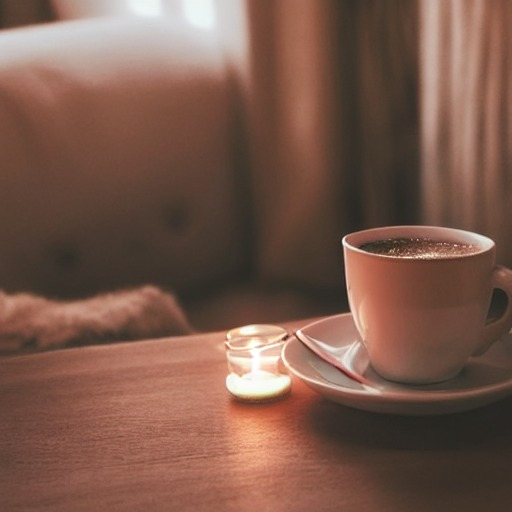
#> input picture generated_images/h1.jpg, 512 x 512 px, found by its file name
$ python demo3.py
#> lines starting #> are read from the running program, lines starting #| are printed output that depends on the picture
#> further down, pil_img is the input picture: PIL image 512x512 RGB; mean R, G, B 121.9, 88.7, 75.1
### services/poster_service.py
from PIL import Image, ImageDraw, ImageFont, ImageStat, ImageEnhance, ImageFilter
import requests
from io import BytesIO
import re

# ---------------- default font ----------------
DEFAULT_FONT_URL = "https://fonts.gstatic.com/s/notoserif/v33/ga6saw1J5X9T9RW6j9bNfFIMZhhWnFTyNZIQDzi_FXP0RgnaOg9MYBNLg8cPpKrCzyUi.ttf"

# ----------------------------------------------


# ----------------------------------------------

# [4 lines left out: function load_font_from_url, not called in this run]

def choose_text_color_and_gradient(pil_image, tone="neutral", padding=60, gradient_alpha=90):
    """Chọn màu text + gradient, hiểu tone phức tạp như 'Warm, serene'."""
    width, height = pil_image.size
    central_area = pil_image.crop((padding, padding, width-padding, height-padding))
    stat = ImageStat.Stat(central_area)
    avg_r, avg_g, avg_b = stat.mean[:3]
    brightness = (avg_r + avg_g + avg_b)/3

    tone_map = {
        "happy":   ((255, 200, 100), (255, 120, 80)),
        "sad":     ((50, 80, 150),   (20, 40, 80)),
        "neutral": ((20, 120, 150),  (200, 60, 140)),
        "vibrant": ((255, 0, 100),   (255, 200, 0)),
        "warm":    ((255, 150, 80),  (200, 50, 50)),
        "cool":    ((80, 200, 255),  (0, 100, 200)),
        "pastel":  ((255, 180, 220), (180, 220, 255)),
        "bold":    ((20, 20, 20),    (200, 0, 0)),
        "calm":    ((120, 200, 180), (80, 150, 140)),
        "dark":    ((30, 30, 30),    (80, 0, 80)),
        "light":   ((240, 240, 240), (200, 220, 255)),
        "luxury":  ((30, 30, 30),    (200, 170, 0)),
        "natural": ((80, 150, 80),   (200, 180, 120)),
    }

    synonyms = {
        "serene": "calm",
        "peaceful": "calm",
        "tranquil": "calm",
        "joyful": "happy",
        "cheerful": "happy",
        "melancholy": "sad",
        "moody": "dark",
        "bright": "light",
    }

    parts = re.split(r"[,\;/\-\|]+|\band\b|\s+", tone.lower())
    tones = []
    for p in parts:
        if not p:
            continue
        if p in tone_map:
            tones.append(p)
        elif p in synonyms:
            tones.append(synonyms[p])

    if not tones:
        tones = ["neutral"]

    starts = [tone_map[t][0] for t in tones if t in tone_map]
    ends   = [tone_map[t][1] for t in tone_map]

    grad_start = tuple(sum(c[i] for c in starts)//len(starts) for i in range(3))
    grad_end   = tuple(sum(c[i] for c in ends)//len(ends) for i in range(3))

    text_color = (255, 255, 255) if brightness < 100 else (20, 20, 20)

    return text_color, grad_start, grad_end, gradient_alpha


def generate_poster(
    pil_image,
    text,
    author=None,
    tone="neutral",
    size=512,
    padding=60,
    font_size=48,
    line_spacing=10,
    brightness=0.6,
    saturation=1.4,
    gradient_alpha=10,
):
    """Trả về PIL.Image RGBA poster, text/gradient tự động đồng bộ tone/mood"""
#> called with author = 'Marcus Aurelius', tone = 'Warm, serene', size = 512, padding = 38, font_size = 30, line_spacing = 4, brightness = 0.6, saturation = 1.4
    image = pil_image.resize((size, size)).convert("RGB")
    image = ImageEnhance.Color(image).enhance(saturation)
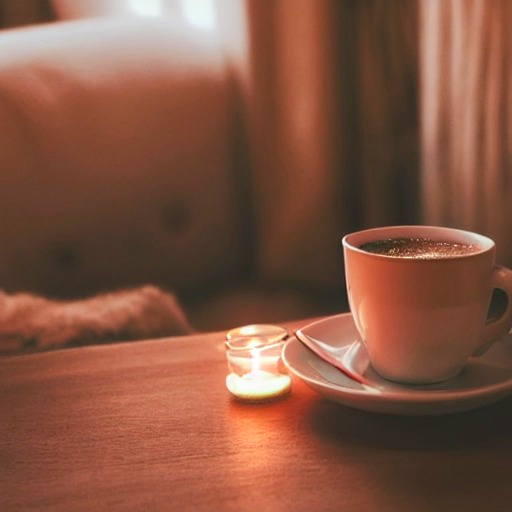
#> image: PIL image 512x512 RGB; mean R, G, B 131.4, 84.9, 65.9
    image = ImageEnhance.Brightness(image).enhance(brightness)
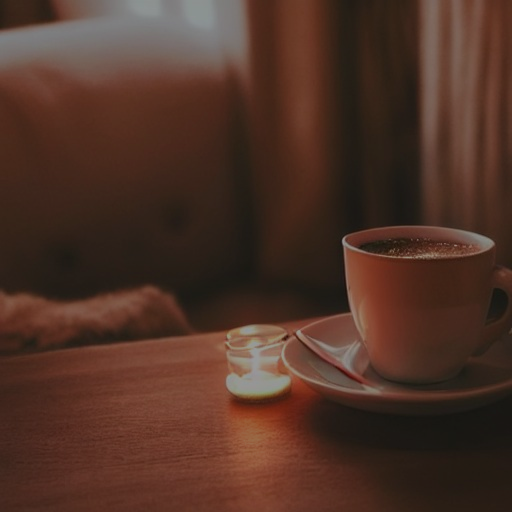
#> image: PIL image 512x512 RGB; mean R, G, B 78.4, 50.6, 39.2
    width, height = image.size
#> width = 512; height = 512

    # --- dùng font local ---
    font_quote = ImageFont.truetype("asset/fonts/NotoSerif-Medium.ttf", font_size)
    font_author = ImageFont.truetype("asset/fonts/PlaywriteDESAS-Light.ttf", int(font_size * 0.6))

    # thêm ❝ ❞ quanh text
    quote_text = f"“ {text.strip()} ”"

    # wrap text
    draw = ImageDraw.Draw(image)
    max_width = width - 2 * padding
#> max_width = 436
    lines = []
    for paragraph in quote_text.split('\n'):
        words = paragraph.split(' ')
        line = ''
        for word in words:
            test_line = line + (' ' if line else '') + word
            bbox = draw.textbbox((0, 0), test_line, font=font_quote)
            if bbox[2] > max_width:
                if line:
                    lines.append(line)
                line = word
            else:
                line = test_line
        if line:
            lines.append(line)
#> after the loop, lines = ['“ Bạn có quyền kiểm soát', 'tâm trí mình – chứ không', 'phải những sự kiện bên', 'ngoài. Hãy nhận thức điều', 'này, và bạn sẽ tìm thấy sức', 'mạnh. ”']

    # chọn màu
    text_color, grad_start, grad_end, gradient_alpha = choose_text_color_and_gradient(
        image, tone=tone, padding=padding, gradient_alpha=gradient_alpha
    )
#> in choose_text_color_and_gradient, `central_area = pil_image.crop((padding, padding, width-padding, height..`:
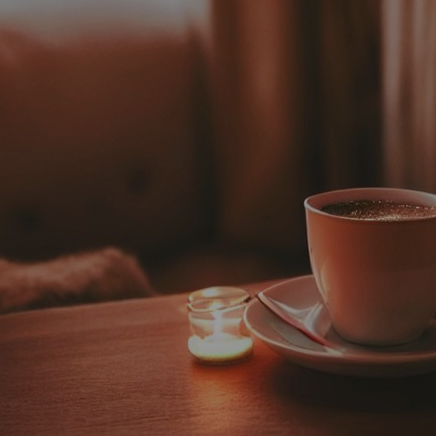
#> central_area: PIL image 436x436 RGB; mean R, G, B 77.9, 49.4, 37.7
#> in choose_text_color_and_gradient, `avg_r, avg_g, avg_b = stat.mean[:3]`: avg_r = 77.94; avg_g = 49.44; avg_b = 37.66
#> in choose_text_color_and_gradient, `brightness = (avg_r + avg_g + avg_b)/3`: brightness = 55.01
#> in choose_text_color_and_gradient, `text_color = (255, 255, 255) if brightness < 100 else (20, 20, 20)`: text_color = (255, 255, 255)
#> text_color = (255, 255, 255); grad_start = (187, 175, 130); grad_end = (159, 116, 107); gradient_alpha = 38

    # canh giữa theo chiều dọc
    ascent, descent = font_quote.getmetrics()
    line_height = ascent + descent
    total_height = line_height * len(lines) + line_spacing * (len(lines) - 1)
#> total_height = 236
    y_start = padding + (height - 2 * padding - total_height) / 2
#> y_start = 138

    # gradient overlay RGBA
    gradient = Image.new("RGBA", (width, height), (0, 0, 0, 0))
#> gradient: PIL image 512x512 RGBA; every value is 0
    gdraw = ImageDraw.Draw(gradient)
    for y in range(height):
        t = y / height
        r = int(grad_start[0] * (1-t) + grad_end[0]*t)
        g = int(grad_start[1] * (1-t) + grad_end[1]*t)
        b = int(grad_start[2] * (1-t) + grad_end[2]*t)
        gdraw.line([(0, y), (width, y)], fill=(r, g, b, gradient_alpha))
#> this loop made 512 passes
#> (r, g, b) on passes 1 to 3: (187, 175, 130), (186, 174, 129), (186, 174, 129)

    image_rgba = Image.alpha_composite(image.convert("RGBA"), gradient)
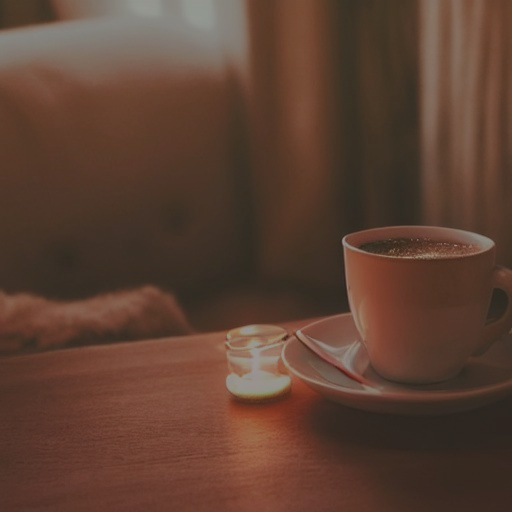
#> image_rgba: PIL image 512x512 RGBA; mean R, G, B, A 92.5, 64.6, 50.9, 255

    # vẽ text
    draw_rgba = ImageDraw.Draw(image_rgba)
    y_text = y_start
#> y_text = 138
    for line in lines:
        bbox = draw_rgba.textbbox((0, 0), line, font=font_quote)
        w = bbox[2] - bbox[0]
        x_text = (width - w) / 2

        # --- tạo layer RGBA cho bóng ---
        shadow_layer = Image.new("RGBA", image_rgba.size, (0,0,0,0))
        shadow_draw = ImageDraw.Draw(shadow_layer)
        shadow_draw.text((x_text+2, y_text+2), line, font=font_quote, fill=(0,0,0,108))  # alpha 0-255

        # làm nhòe bóng
        shadow_layer = shadow_layer.filter(ImageFilter.GaussianBlur(2))

        # hợp nhất bóng
        image_rgba = Image.alpha_composite(image_rgba, shadow_layer)

        # --- tạo layer RGBA cho chữ chính mờ ---
        txt_layer = Image.new("RGBA", image_rgba.size, (0,0,0,0))
        draw_layer = ImageDraw.Draw(txt_layer)
        draw_layer.text((x_text, y_text), line, font=font_quote, fill=(text_color[0], text_color[1], text_color[2], 220))

        # hợp nhất chữ
        image_rgba = Image.alpha_composite(image_rgba, txt_layer)

        y_text += line_height + line_spacing
#> this loop made 6 passes
#> (line, bbox, w, x_text, y_text) on passes 1 to 6: ('“ Bạn có quyền kiểm soát', (0, 1, 387, 34), 387, 62.5, 178), ('tâm trí mình – chứ không', (0, 4, 377, 34), 377, 67.5, 218), ('phải những sự kiện bên', (0, 3, 352, 34), 352, 80, 258), ('ngoài. Hãy nhận thức điều', (0, 2, 396, 34), 396, 58, 298), ('này, và bạn sẽ tìm thấy sức', (0, 2, 416, 34), 416, 48, 338), ('mạnh. ”', (0, 5, 120, 34), 120, 196, 378)
#> pass 1, in generate_poster, `shadow_layer = shadow_layer.filter(ImageFilter.GaussianBlur(2))`:
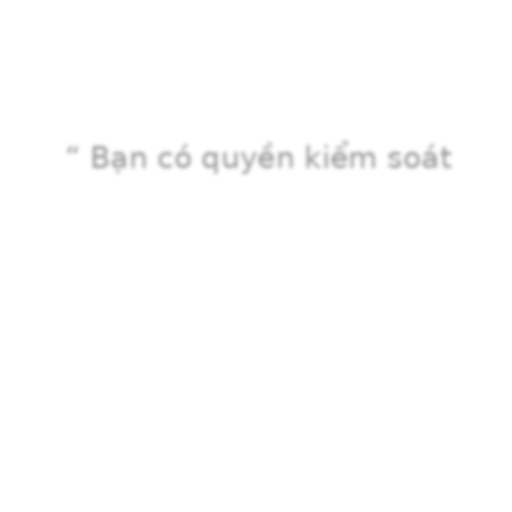
#> shadow_layer: PIL image 512x512 RGBA; mean R, G, B, A 0, 0, 0, 1; transparent parts drawn white
#> after the loop:
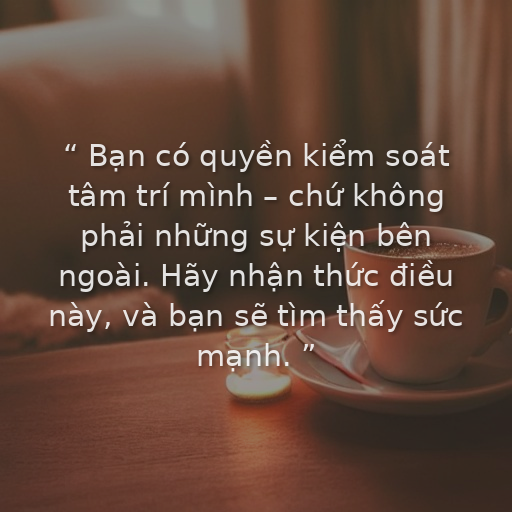
#> image_rgba: PIL image 512x512 RGBA; mean R, G, B, A 98.3, 71.8, 58.7, 255
#> after the loop:
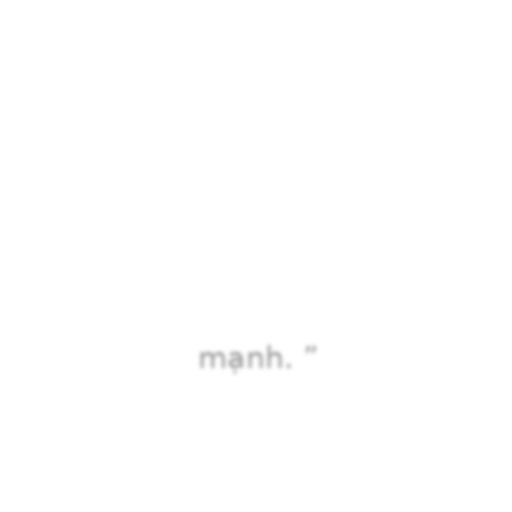
#> shadow_layer: PIL image 512x512 RGBA; mean R, G, B, A 0, 0, 0, 0.2; transparent parts drawn white
#> after the loop, y_text = 378

    # sau vòng for line in lines
    draw_rgba = ImageDraw.Draw(image_rgba)  # tạo lại đối tượng Draw

    if author:
        author_text = f"— {author.strip('- ')}"
        bbox = draw_rgba.textbbox((0, 0), author_text, font=font_author)
#> bbox = (0, 3, 166, 17)
        w = bbox[2] - bbox[0]
#> w = 166
        h = bbox[3] - bbox[1]
#> h = 14
        x_text = (width - w) / 2
#> x_text = 173

        bottom_offset = 40
        y_author = height - bottom_offset - h
#> y_author = 458

        draw_rgba.text((x_text, y_author), author_text, font=font_author,
                        fill=(text_color[0], text_color[1], text_color[2], 200))


    return image_rgba

### demo3.py
# ---------------- Example usage (tối giản) ----------------
from PIL import Image
from services.poster_service import DEFAULT_FONT_URL, generate_poster

if __name__ == "__main__":
    IMAGE_PATH = r"D:\duocnv\tytytu\generated_images\h1.jpg"
    OUTPUT_PATH = r"D:\duocnv\tytytu\generated_images\output_poster_simple.png"

    # mở ảnh
    pil_img = Image.open(IMAGE_PATH)

    # tạo poster
    poster = generate_poster(
        pil_image=pil_img,
        text="Bạn có quyền kiểm soát tâm trí mình – chứ không phải những sự kiện bên ngoài. Hãy nhận thức điều này, và bạn sẽ tìm thấy sức mạnh.",
        author="Marcus Aurelius",
        size=512,
        padding=38,
        font_size=30,
        line_spacing=4,
        brightness=0.6,
        saturation=1.4,
        gradient_alpha=38,
        tone='Warm, serene',  # có thể thử "happy" hoặc "sad"
    )


    # lưu PNG (giữ alpha)
    poster.save(OUTPUT_PATH, format="PNG")
    print("Saved poster to:", OUTPUT_PATH)

$ run again, with generated_images/img_744d3228c8fc49ce912bf9449895d465.jpg copied over generated_images/h1.jpg
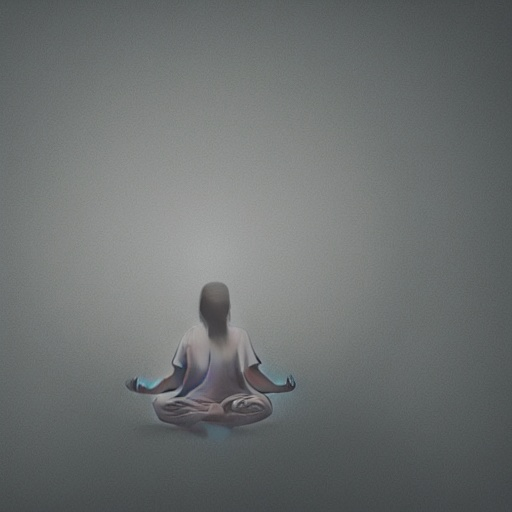
#> input picture generated_images/img_744d3228c8fc49ce912bf9449895d465.jpg, 512 x 512 px, found by its file name
#> pil_img is the input picture: PIL image 512x512 RGB; mean R, G, B 108.1, 111.8, 111.7
#> after the loop in generate_poster, `for paragraph in quote_text.split('\n'):`: lines = ['“ Bạn có quyền kiểm soát', 'tâm trí mình – chứ không', 'phải những sự kiện bên', 'ngoài. Hãy nhận thức điều', 'này, và bạn sẽ tìm thấy sức', 'mạnh. ”']
#> in choose_text_color_and_gradient, `central_area = pil_image.crop((padding, padding, width-padding, height..`:
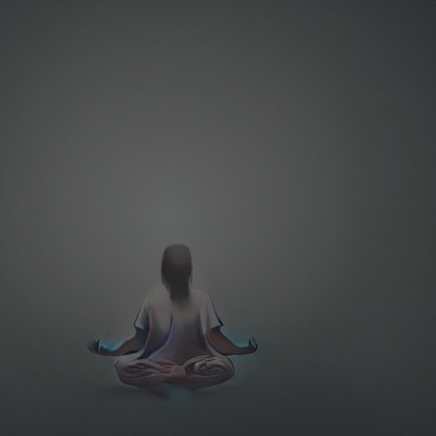
#> central_area: PIL image 436x436 RGB; mean R, G, B 68, 71, 70.8
#> avg_r = 68.03; avg_g = 70.95; avg_b = 70.77
#> brightness = 69.92
#> in choose_text_color_and_gradient, `text_color = (255, 255, 255) if brightness < 100 else (20, 20, 20)`: text_color = (255, 255, 255)
#> in generate_poster, `text_color, grad_start, grad_end, gradient_alpha = choose_text_color_a..`: grad_start = (187, 175, 130); grad_end = (159, 116, 107); gradient_alpha = 38
#> total_height = 236
#> y_start = 138
#> gradient: PIL image 512x512 RGBA; every value is 0
#> the loop in generate_poster, `for y in range(height):` made 512 passes
#> (r, g, b) on passes 1 to 3: (187, 175, 130), (186, 174, 129), (186, 174, 129)
#> the loop in generate_poster, `for line in lines:` made 6 passes
#> (line, bbox, w, x_text, y_text) on passes 1 to 6: ('“ Bạn có quyền kiểm soát', (0, 1, 387, 34), 387, 62.5, 178), ('tâm trí mình – chứ không', (0, 4, 377, 34), 377, 67.5, 218), ('phải những sự kiện bên', (0, 3, 352, 34), 352, 80, 258), ('ngoài. Hãy nhận thức điều', (0, 2, 396, 34), 396, 58, 298), ('này, và bạn sẽ tìm thấy sức', (0, 2, 416, 34), 416, 48, 338), ('mạnh. ”', (0, 5, 120, 34), 120, 196, 378)
#> after the loop in generate_poster, `for line in lines:`:
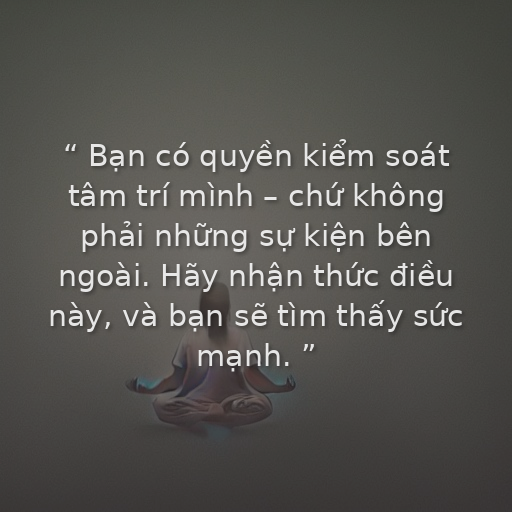
#> image_rgba: PIL image 512x512 RGBA; mean R, G, B, A 85, 83.7, 79.9, 255
#> after the loop in generate_poster, `for line in lines:`: y_text = 378
#> in generate_poster, `bbox = draw_rgba.textbbox((0, 0), author_text, font=font_author)`: bbox = (0, 3, 166, 17)
#> in generate_poster, `w = bbox[2] - bbox[0]`: w = 166
#> h = 14
#> in generate_poster, `x_text = (width - w) / 2`: x_text = 173
#> y_author = 458

$ run again, with generated_images/v_026f.jpg copied over generated_images/h1.jpg
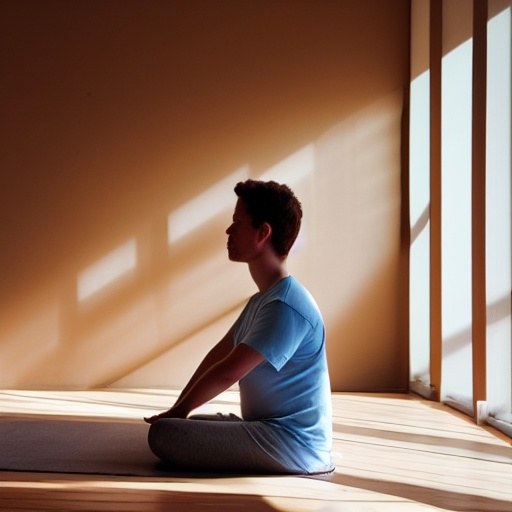
#> input picture generated_images/v_026f.jpg, 512 x 512 px, found by its file name
#> pil_img is the input picture: PIL image 512x512 RGB; mean R, G, B 144.4, 114.3, 97.5
#> after the loop in generate_poster, `for paragraph in quote_text.split('\n'):`: lines = ['“ Bạn có quyền kiểm soát', 'tâm trí mình – chứ không', 'phải những sự kiện bên', 'ngoài. Hãy nhận thức điều', 'này, và bạn sẽ tìm thấy sức', 'mạnh. ”']
#> in choose_text_color_and_gradient, `central_area = pil_image.crop((padding, padding, width-padding, height..`:
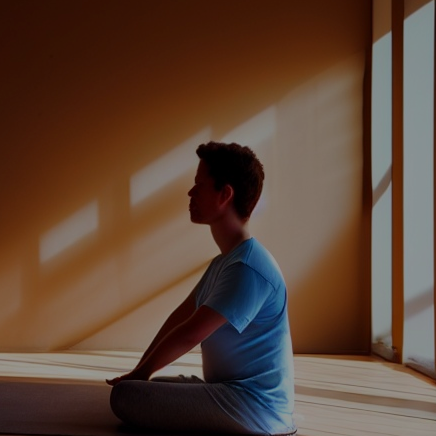
#> central_area: PIL image 436x436 RGB; mean R, G, B 93.3, 68.6, 54.3
#> avg_r = 93.3; avg_g = 68.63; avg_b = 54.31
#> brightness = 72.08
#> in choose_text_color_and_gradient, `text_color = (255, 255, 255) if brightness < 100 else (20, 20, 20)`: text_color = (255, 255, 255)
#> in generate_poster, `text_color, grad_start, grad_end, gradient_alpha = choose_text_color_a..`: grad_start = (187, 175, 130); grad_end = (159, 116, 107); gradient_alpha = 38
#> total_height = 236
#> y_start = 138
#> gradient: PIL image 512x512 RGBA; every value is 0
#> the loop in generate_poster, `for y in range(height):` made 512 passes
#> (r, g, b) on passes 1 to 3: (187, 175, 130), (186, 174, 129), (186, 174, 129)
#> the loop in generate_poster, `for line in lines:` made 6 passes
#> (line, bbox, w, x_text, y_text) on passes 1 to 6: ('“ Bạn có quyền kiểm soát', (0, 1, 387, 34), 387, 62.5, 178), ('tâm trí mình – chứ không', (0, 4, 377, 34), 377, 67.5, 218), ('phải những sự kiện bên', (0, 3, 352, 34), 352, 80, 258), ('ngoài. Hãy nhận thức điều', (0, 2, 396, 34), 396, 58, 298), ('này, và bạn sẽ tìm thấy sức', (0, 2, 416, 34), 416, 48, 338), ('mạnh. ”', (0, 5, 120, 34), 120, 196, 378)
#> after the loop in generate_poster, `for line in lines:`:
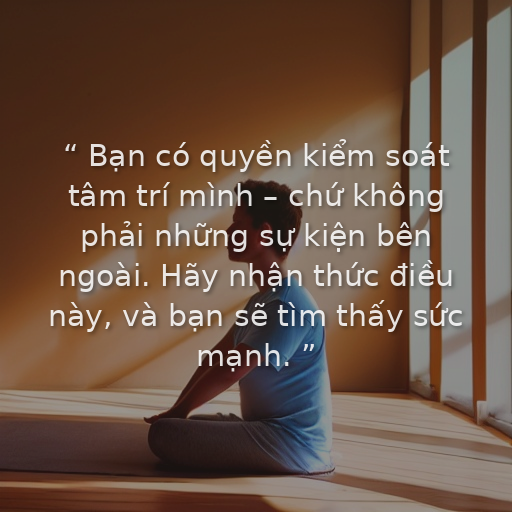
#> image_rgba: PIL image 512x512 RGBA; mean R, G, B, A 107.8, 83.5, 68.5, 255
#> after the loop in generate_poster, `for line in lines:`: y_text = 378
#> in generate_poster, `bbox = draw_rgba.textbbox((0, 0), author_text, font=font_author)`: bbox = (0, 3, 166, 17)
#> in generate_poster, `w = bbox[2] - bbox[0]`: w = 166
#> h = 14
#> in generate_poster, `x_text = (width - w) / 2`: x_text = 173
#> y_author = 458

$ run again, with generated_images/v_30b2.jpg copied over generated_images/h1.jpg
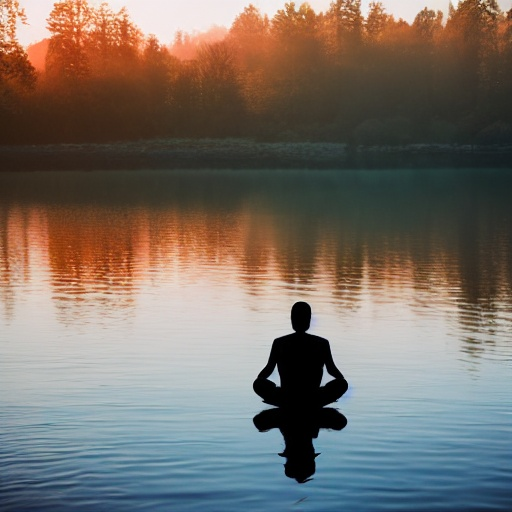
#> input picture generated_images/v_30b2.jpg, 512 x 512 px, found by its file name
#> pil_img is the input picture: PIL image 512x512 RGB; mean R, G, B 120.8, 111.2, 103.1
#> after the loop in generate_poster, `for paragraph in quote_text.split('\n'):`: lines = ['“ Bạn có quyền kiểm soát', 'tâm trí mình – chứ không', 'phải những sự kiện bên', 'ngoài. Hãy nhận thức điều', 'này, và bạn sẽ tìm thấy sức', 'mạnh. ”']
#> avg_r = 73.31; avg_g = 64.17; avg_b = 55.67
#> brightness = 64.39
#> in choose_text_color_and_gradient, `text_color = (255, 255, 255) if brightness < 100 else (20, 20, 20)`: text_color = (255, 255, 255)
#> in generate_poster, `text_color, grad_start, grad_end, gradient_alpha = choose_text_color_a..`: grad_start = (187, 175, 130); grad_end = (159, 116, 107); gradient_alpha = 38
#> total_height = 236
#> y_start = 138
#> gradient: PIL image 512x512 RGBA; every value is 0
#> the loop in generate_poster, `for y in range(height):` made 512 passes
#> (r, g, b) on passes 1 to 3: (187, 175, 130), (186, 174, 129), (186, 174, 129)
#> the loop in generate_poster, `for line in lines:` made 6 passes
#> (line, bbox, w, x_text, y_text) on passes 1 to 6: ('“ Bạn có quyền kiểm soát', (0, 1, 387, 34), 387, 62.5, 178), ('tâm trí mình – chứ không', (0, 4, 377, 34), 377, 67.5, 218), ('phải những sự kiện bên', (0, 3, 352, 34), 352, 80, 258), ('ngoài. Hãy nhận thức điều', (0, 2, 396, 34), 396, 58, 298), ('này, và bạn sẽ tìm thấy sức', (0, 2, 416, 34), 416, 48, 338), ('mạnh. ”', (0, 5, 120, 34), 120, 196, 378)
#> after the loop in generate_poster, `for line in lines:`:
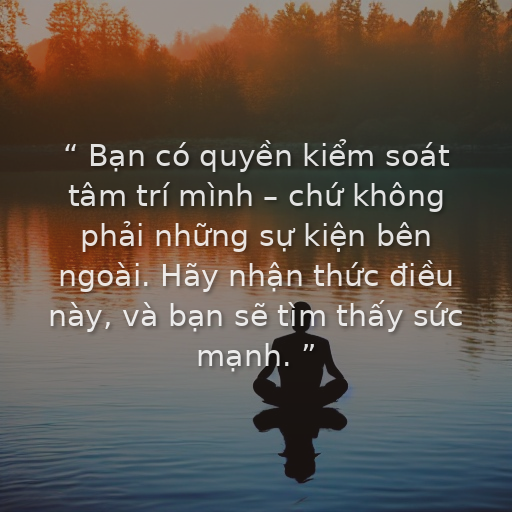
#> image_rgba: PIL image 512x512 RGBA; mean R, G, B, A 93.6, 83.7, 74.8, 255
#> after the loop in generate_poster, `for line in lines:`: y_text = 378
#> in generate_poster, `bbox = draw_rgba.textbbox((0, 0), author_text, font=font_author)`: bbox = (0, 3, 166, 17)
#> in generate_poster, `w = bbox[2] - bbox[0]`: w = 166
#> h = 14
#> in generate_poster, `x_text = (width - w) / 2`: x_text = 173
#> y_author = 458
